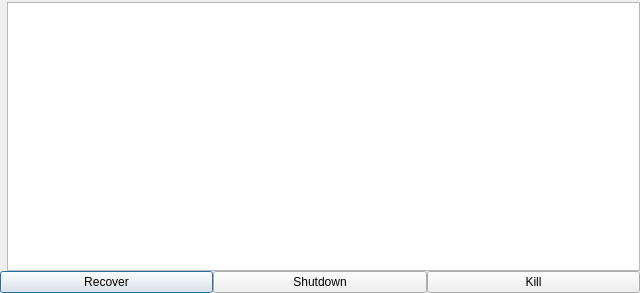
<?xml version="1.0" encoding="UTF-8"?>
<ui version="4.0">
 <class>ExceptionWindow</class>
 <widget class="QDialog" name="ExceptionWindow">
  <property name="geometry">
   <rect>
    <x>0</x>
    <y>0</y>
    <width>640</width>
    <height>293</height>
   </rect>
  </property>
  <property name="windowTitle">
   <string>Exception</string>
  </property>
  <property name="windowIcon">
   <iconset resource="../huggle_res/pictures.qrc">
    <normaloff>:/huggle/pictures/Resources/huggle3_small.ico</normaloff>:/huggle/pictures/Resources/huggle3_small.ico</iconset>
  </property>
  <layout class="QVBoxLayout" name="verticalLayout">
   <property name="spacing">
    <number>0</number>
   </property>
   <property name="leftMargin">
    <number>0</number>
   </property>
   <property name="topMargin">
    <number>2</number>
   </property>
   <property name="rightMargin">
    <number>0</number>
   </property>
   <property name="bottomMargin">
    <number>0</number>
   </property>
   <item>
    <layout class="QHBoxLayout" name="horizontalLayout_2">
     <item>
      <widget class="QLabel" name="label">
       <property name="maximumSize">
        <size>
         <width>160</width>
         <height>200</height>
        </size>
       </property>
       <property name="text">
        <string/>
       </property>
       <property name="pixmap">
        <pixmap resource="../huggle_res/pictures.qrc">:/huggle/pictures/Resources/error.png</pixmap>
       </property>
       <property name="scaledContents">
        <bool>true</bool>
       </property>
      </widget>
     </item>
     <item>
      <widget class="QTextEdit" name="textEdit">
       <property name="readOnly">
        <bool>true</bool>
       </property>
      </widget>
     </item>
    </layout>
   </item>
   <item>
    <layout class="QHBoxLayout" name="horizontalLayout">
     <property name="spacing">
      <number>0</number>
     </property>
     <item>
      <widget class="QPushButton" name="pushButton">
       <property name="text">
        <string notr="true">Recover</string>
       </property>
      </widget>
     </item>
     <item>
      <widget class="QPushButton" name="pushButton_2">
       <property name="text">
        <string notr="true">Shutdown</string>
       </property>
      </widget>
     </item>
     <item>
      <widget class="QPushButton" name="pushButton_3">
       <property name="text">
        <string notr="true">Kill</string>
       </property>
      </widget>
     </item>
    </layout>
   </item>
  </layout>
 </widget>
 <resources>
  <include location="../huggle_res/pictures.qrc"/>
 </resources>
 <connections/>
</ui>
